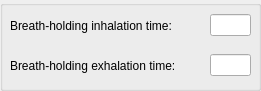
  <widget class="QGroupBox" name="groupBox_4">
   <property name="geometry">
    <rect>
     <x>10</x>
     <y>510</y>
     <width>261</width>
     <height>91</height>
    </rect>
   </property>
   <property name="title">
    <string/>
   </property>
   <widget class="QWidget" name="horizontalLayoutWidget_21">
    <property name="geometry">
     <rect>
      <x>210</x>
      <y>10</y>
      <width>41</width>
      <height>31</height>
     </rect>
    </property>
    <layout class="QHBoxLayout" name="horizontalLayout_21">
     <item>
      <widget class="QLineEdit" name="leDTE"/>
     </item>
    </layout>
   </widget>
   <widget class="QWidget" name="horizontalLayoutWidget_22">
    <property name="geometry">
     <rect>
      <x>10</x>
      <y>10</y>
      <width>201</width>
      <height>31</height>
     </rect>
    </property>
    <layout class="QHBoxLayout" name="horizontalLayout_22">
     <item>
      <widget class="QLabel" name="label_11">
       <property name="text">
        <string>Breath-holding inhalation time:</string>
       </property>
       <property name="wordWrap">
        <bool>true</bool>
       </property>
      </widget>
     </item>
    </layout>
   </widget>
   <widget class="QWidget" name="horizontalLayoutWidget_23">
    <property name="geometry">
     <rect>
      <x>10</x>
      <y>50</y>
      <width>201</width>
      <height>31</height>
     </rect>
    </property>
    <layout class="QHBoxLayout" name="horizontalLayout_23">
     <item>
      <widget class="QLabel" name="label_12">
       <property name="text">
        <string>Breath-holding exhalation time:</string>
       </property>
       <property name="wordWrap">
        <bool>true</bool>
       </property>
      </widget>
     </item>
    </layout>
   </widget>
   <widget class="QWidget" name="horizontalLayoutWidget_24">
    <property name="geometry">
     <rect>
      <x>210</x>
      <y>50</y>
      <width>41</width>
      <height>31</height>
     </rect>
    </property>
    <layout class="QHBoxLayout" name="horizontalLayout_24">
     <item>
      <widget class="QLineEdit" name="leDTBE"/>
     </item>
    </layout>
   </widget>
  </widget>
